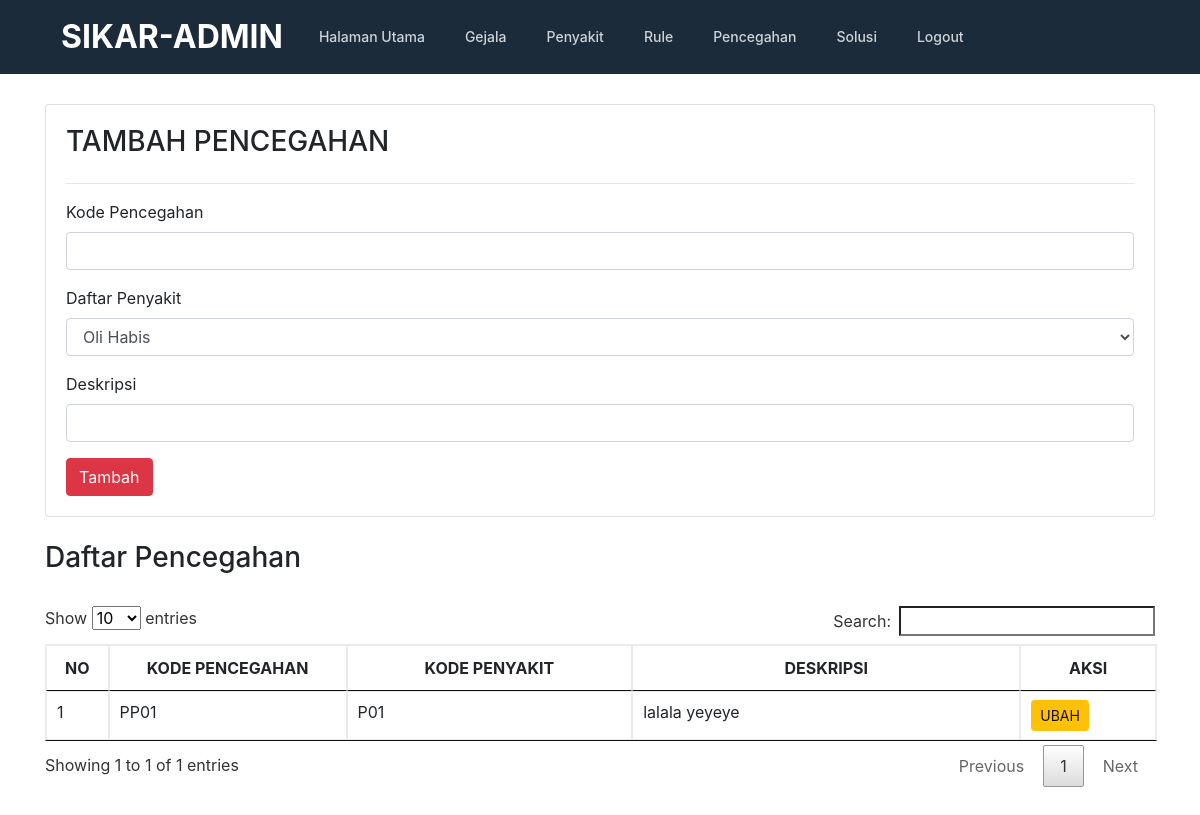
/admin/pencegahan.php, run on an earlier commit of the app's database.
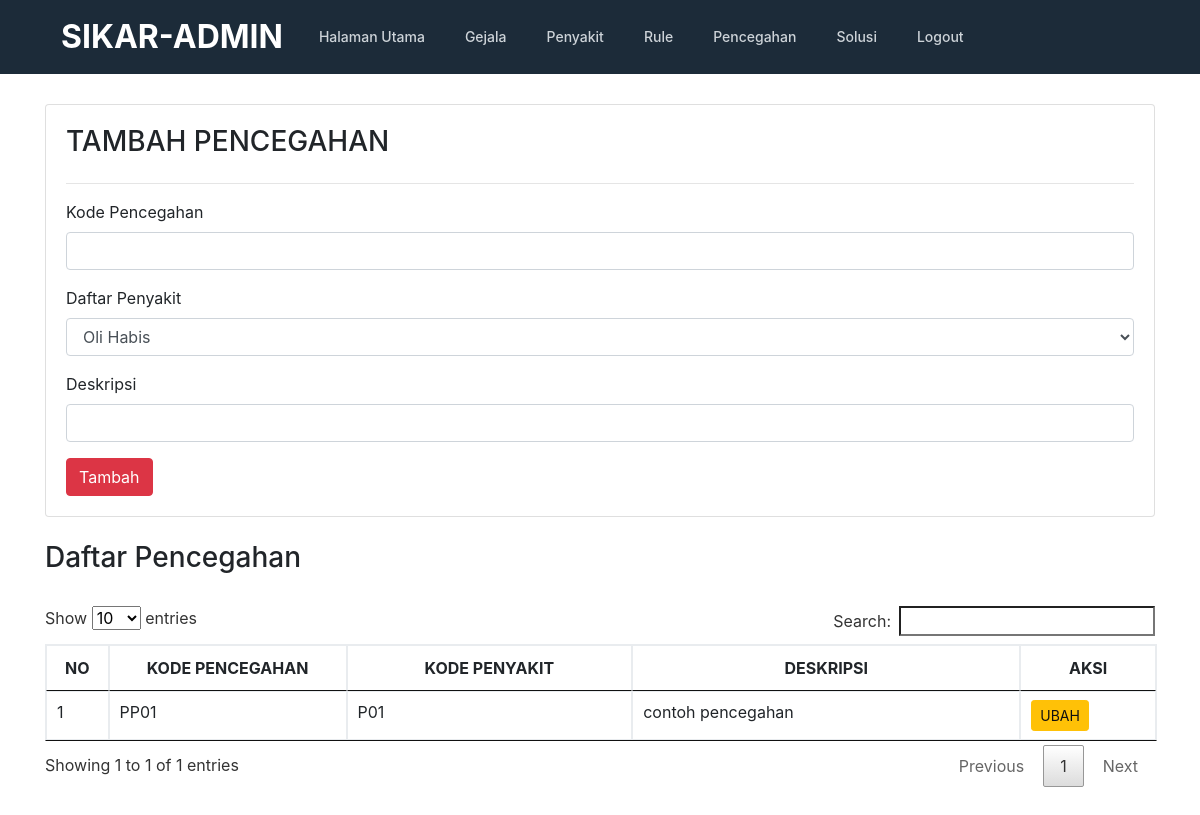
And on a later commit of the database.
### tables this page shows
CREATE TABLE `pencegahan` (
  `kd_pencegahan` varchar(10) NOT NULL,
  `kode` varchar(10) NOT NULL,
  `deskripsi` longtext NOT NULL
);

### admin/pencegahan.php (the view, shortened to what this page needs)
<!doctype html>
<html lang="en">
  <head>
    <link href="../css/bootstrap.min.css" rel="stylesheet">
    <link href="../css/style.css" rel="stylesheet">
    <link href="../css/jquery.dataTables.min.css" rel="stylesheet"/>
  </head>
  <body>
    <?php include "header.php"; ?>
    <section>
      <div class="container">
        <div class="card" style="padding:20px">
            <h3>TAMBAH PENCEGAHAN</h3>
            <hr/>
            <form action="prosestambahpencegahan.php" method="POST">
                <div class="form-group">
                    <label>Kode Pencegahan</label>
                    <input type="text" name="kd_pencegahan" class="form-control" />
                </div>
                <div class="form-group">
                    <label>Daftar Penyakit</label>
                    <select name="kode" class="form-control">
                      <?php
                        include "../conn.php";
                        $query = mysqli_query($koneksi,"SELECT * FROM penyakit ORDER BY kode ASC");
                        while ($data=mysqli_fetch_array($query)) {
                      ?>
                      <option value="<?php echo $data['kode'];?>"> <?php echo $data['nama_penyakit']; ?></option>
                      <?php
                        }
                      ?>
                    </select>
                </div>
                <div class="form-group">
                    <label>Deskripsi</label>
                    <input type="text" name="deskripsi" class="form-control" />
                </div>
                <button type="submit" class="btn btn-md btn-danger">Tambah</button>
            </form>
        </div>
        <br/>
        <h3>Daftar Pencegahan</h3>
        <br/>
        <div class="row">
            <div class="col-md-12">
                <table class="table table-bordered table-hover" id="gejala" class="display" style="width:100%">
                    <thead>
                        <tr>
                            <th width="20"><center>NO</center></th>
                            <th width="200"><center>KODE PENCEGAHAN</center></th>
                            <th><center>KODE PENYAKIT</center></th>
                            <th width="350"><center>DESKRIPSI</center></th>
                            <th><center>AKSI</center></th>
                        </tr>
                    </thead>
                    <tbody>
                    <?php
                        include "../conn.php";
                        $query = mysqli_query($koneksi,"SELECT * FROM pencegahan ORDER BY kd_pencegahan ASC");
                        $no=0;
                        while ($data=mysqli_fetch_array($query)) {
                            $no++;
                        ?>
                            <tr>
                                <td><?php echo $no; ?></td>
                                <td><?php echo $data['kd_pencegahan']; ?></td>
                                <td><?php echo $data['kode']; ?></td>
                                <td><?php echo $data['deskripsi']; ?></td>
                                <td>
                                    <a  href="editpencegahan.php?id=<?php echo $data['kd_pencegahan']; ?>" class="btn btn-sm btn-warning">UBAH</a>
                                </td>
                            </tr>
                        <?php } ?>
                        </tbody>
                </table>
            </div>
        </div>
      </div>
    </section>
  </body>
</html>

What changed in the data, as far as the page shows it:
changed pencegahan "PP01": deskripsi "lalala yeyeye" → "contoh pencegahan"
